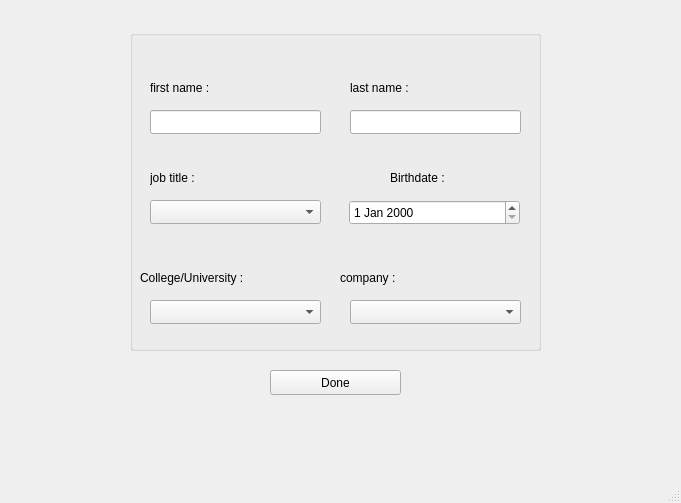
<?xml version="1.0" encoding="UTF-8"?>
<ui version="4.0">
 <class>fill_the_form</class>
 <widget class="QMainWindow" name="fill_the_form">
  <property name="geometry">
   <rect>
    <x>0</x>
    <y>0</y>
    <width>681</width>
    <height>503</height>
   </rect>
  </property>
  <property name="windowTitle">
   <string>MainWindow</string>
  </property>
  <widget class="QWidget" name="centralwidget">
   <widget class="QGroupBox" name="groupBox">
    <property name="geometry">
     <rect>
      <x>130</x>
      <y>30</y>
      <width>411</width>
      <height>321</height>
     </rect>
    </property>
    <property name="title">
     <string/>
    </property>
    <widget class="QComboBox" name="job_box">
     <property name="geometry">
      <rect>
       <x>20</x>
       <y>170</y>
       <width>171</width>
       <height>24</height>
      </rect>
     </property>
     <property name="toolTip">
      <string>&lt;html&gt;&lt;head/&gt;&lt;body&gt;&lt;p&gt;&lt;span style=&quot; color:#00007f;&quot;&gt;Select your job&lt;/span&gt;&lt;/p&gt;&lt;/body&gt;&lt;/html&gt;</string>
     </property>
    </widget>
    <widget class="QLabel" name="label">
     <property name="geometry">
      <rect>
       <x>20</x>
       <y>140</y>
       <width>61</width>
       <height>16</height>
      </rect>
     </property>
     <property name="text">
      <string>job title :</string>
     </property>
    </widget>
    <widget class="QComboBox" name="uni_box">
     <property name="geometry">
      <rect>
       <x>20</x>
       <y>270</y>
       <width>171</width>
       <height>24</height>
      </rect>
     </property>
     <property name="toolTip">
      <string>&lt;html&gt;&lt;head/&gt;&lt;body&gt;&lt;p&gt;&lt;span style=&quot; color:#00007f;&quot;&gt;Select your College or university&lt;/span&gt;&lt;/p&gt;&lt;/body&gt;&lt;/html&gt;</string>
     </property>
    </widget>
    <widget class="QLabel" name="label_2">
     <property name="geometry">
      <rect>
       <x>10</x>
       <y>240</y>
       <width>121</width>
       <height>16</height>
      </rect>
     </property>
     <property name="text">
      <string>College/University :</string>
     </property>
    </widget>
    <widget class="QDateEdit" name="dateEdit">
     <property name="geometry">
      <rect>
       <x>219</x>
       <y>170</y>
       <width>171</width>
       <height>25</height>
      </rect>
     </property>
     <property name="toolTip">
      <string>&lt;html&gt;&lt;head/&gt;&lt;body&gt;&lt;p&gt;&lt;span style=&quot; color:#00007f;&quot;&gt;Select your birthdate&lt;/span&gt;&lt;/p&gt;&lt;/body&gt;&lt;/html&gt;</string>
     </property>
    </widget>
    <widget class="QLabel" name="label_3">
     <property name="geometry">
      <rect>
       <x>260</x>
       <y>140</y>
       <width>81</width>
       <height>16</height>
      </rect>
     </property>
     <property name="text">
      <string>Birthdate :</string>
     </property>
    </widget>
    <widget class="QLineEdit" name="first_name_input">
     <property name="geometry">
      <rect>
       <x>20</x>
       <y>80</y>
       <width>171</width>
       <height>24</height>
      </rect>
     </property>
     <property name="toolTip">
      <string>&lt;html&gt;&lt;head/&gt;&lt;body&gt;&lt;p&gt;&lt;span style=&quot; color:#00007f;&quot;&gt;Enter your name&lt;/span&gt;&lt;/p&gt;&lt;/body&gt;&lt;/html&gt;</string>
     </property>
    </widget>
    <widget class="QLineEdit" name="last_name_input">
     <property name="geometry">
      <rect>
       <x>220</x>
       <y>80</y>
       <width>171</width>
       <height>24</height>
      </rect>
     </property>
     <property name="toolTip">
      <string>&lt;html&gt;&lt;head/&gt;&lt;body&gt;&lt;p&gt;&lt;span style=&quot; color:#00007f;&quot;&gt;Enter your lastname&lt;/span&gt;&lt;/p&gt;&lt;/body&gt;&lt;/html&gt;</string>
     </property>
    </widget>
    <widget class="QLabel" name="label_4">
     <property name="geometry">
      <rect>
       <x>20</x>
       <y>50</y>
       <width>71</width>
       <height>16</height>
      </rect>
     </property>
     <property name="text">
      <string>first name :</string>
     </property>
    </widget>
    <widget class="QLabel" name="label_5">
     <property name="geometry">
      <rect>
       <x>220</x>
       <y>50</y>
       <width>71</width>
       <height>16</height>
      </rect>
     </property>
     <property name="text">
      <string>last name :</string>
     </property>
    </widget>
    <widget class="QComboBox" name="company_box">
     <property name="geometry">
      <rect>
       <x>220</x>
       <y>270</y>
       <width>171</width>
       <height>24</height>
      </rect>
     </property>
     <property name="toolTip">
      <string>&lt;html&gt;&lt;head/&gt;&lt;body&gt;&lt;p&gt;&lt;span style=&quot; color:#00007f;&quot;&gt;Select your company&lt;/span&gt;&lt;/p&gt;&lt;/body&gt;&lt;/html&gt;</string>
     </property>
    </widget>
    <widget class="QLabel" name="label_6">
     <property name="geometry">
      <rect>
       <x>210</x>
       <y>240</y>
       <width>81</width>
       <height>16</height>
      </rect>
     </property>
     <property name="text">
      <string>company : </string>
     </property>
    </widget>
   </widget>
   <widget class="QPushButton" name="Done">
    <property name="geometry">
     <rect>
      <x>270</x>
      <y>370</y>
      <width>131</width>
      <height>25</height>
     </rect>
    </property>
    <property name="toolTip">
     <string>&lt;html&gt;&lt;head/&gt;&lt;body&gt;&lt;p&gt;&lt;span style=&quot; color:#00007f;&quot;&gt;Click to set&lt;/span&gt;&lt;/p&gt;&lt;/body&gt;&lt;/html&gt;</string>
    </property>
    <property name="text">
     <string>Done</string>
    </property>
   </widget>
  </widget>
  <widget class="QMenuBar" name="menubar">
   <property name="geometry">
    <rect>
     <x>0</x>
     <y>0</y>
     <width>681</width>
     <height>25</height>
    </rect>
   </property>
  </widget>
  <widget class="QStatusBar" name="statusbar"/>
 </widget>
 <resources/>
 <connections/>
</ui>
